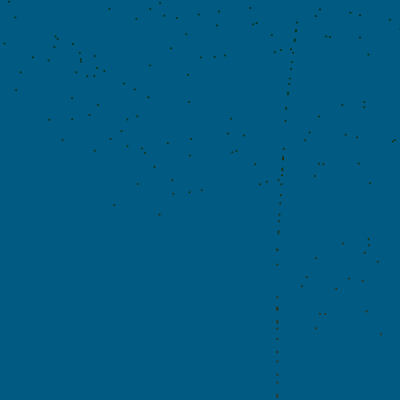
Frame 1 (no input)
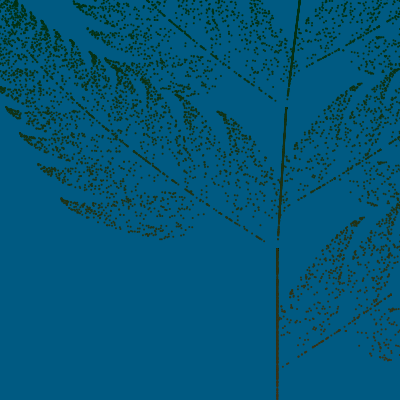
Frame 60 (no input)
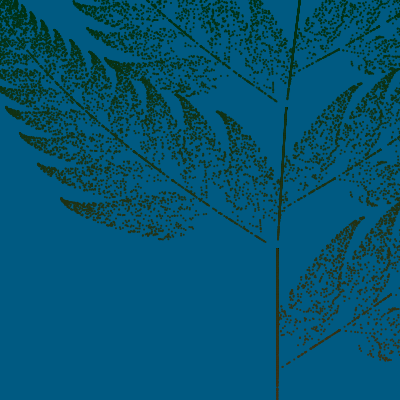
Frame 120 (the mouse pressed at the canvas centre since frame 60)

The p5.js sketch that drew these frames (run headless with seeded random() and noise() and a simulated clock; from frame 60 on, the mouse is pressed at the canvas centre):

// p5.js sketch
// ── sketch.js
function drawfern(lim) {
  var x = 0;
  var y = 0;

  for (let i = 0; i < lim; i++) {
    let tmpx, tmpy;
    let rd = Math.random();

    if (rd <= 0.01) {
      tmpx = 0;
      tmpy = 0.16 * y;
    } else if (rd <= 0.08) {
      tmpx = 0.2 * x - 0.26 * y;
      tmpy = 0.23 * x + 0.22 * y + 1.6;
    } else if (rd <= 0.15) {
      tmpx = -0.15 * x + 0.28 * y;
      tmpy = 0.26 * x + 0.24 * y + 0.44;
    } else {
      tmpx = 0.85 * x + 0.04 * y;
      tmpy = -0.04 * x + 0.85 * y + 1.6;
    }

    x = tmpx;
    y = tmpy;

    //console.log("x: ", x, "y: ", y)

    let dx = map(x, -2, 1, 0, windowWidth);
    let dy = map(y, 0, 4, windowHeight, 0);

    //console.log("dx: ", dx, "dy: ", dy)
    let r = map(dy, 0, 255, 0, windowHeight / 10);
    let g = 50;
    let b = 20;

    stroke(r, g, b);
    strokeWeight(2);
    point(dx, dy);
  }
}

function setup() {
  createCanvas(400, 400);
  background(0, 90, 130);
}

function draw() {
  drawfern(1000);
}

// ── GenerativeLeaf.html
<!DOCTYPE html>

<html lang="en">
  <head>
    <title>Generative Leaf</title>
    <link rel="stylesheet" href="styles.css" />
    <script src="https://cdn.jsdelivr.net/npm/p5@1.0.0/lib/p5.js"></script>
    <script src="sketch.js"></script>
  </head>

  <body></body>
</html>
